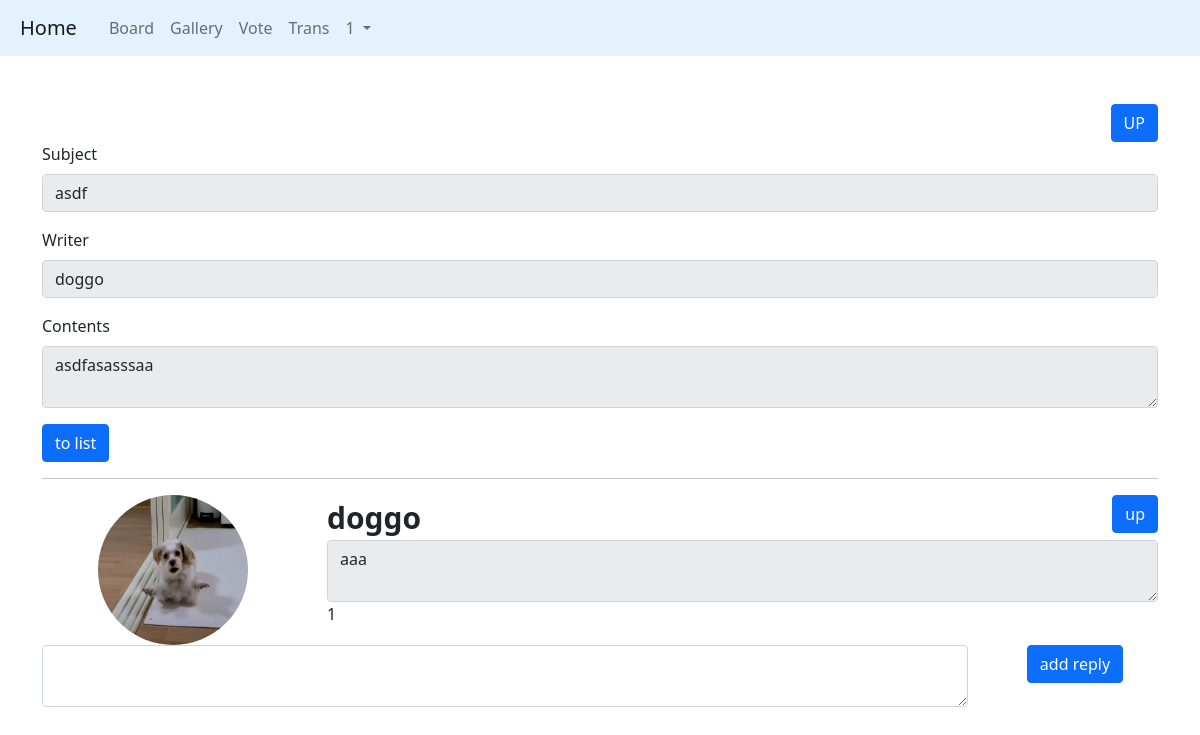
Page /board/detail/2 (signed in) on the committed database.
### acc/models.py (models this page shows)
class User(AbstractUser):
    nickname = models.CharField(max_length=100)
    age = models.IntegerField(default=0)
    comment = models.TextField(blank=True)
    pic = models.ImageField(upload_to="user/%y/%m", default="none.png")
    point = models.IntegerField(default=0)

### bd/models.py (models this page shows, shortened)
class Board(models.Model):
    subject = models.CharField(max_length=100)
    writer = models.CharField(max_length=50)
    content = models.TextField()
    up = models.ManyToManyField(User, blank=True)

class Reply(models.Model):
    subject = models.ForeignKey(Board, on_delete=models.CASCADE)
    replyer = models.CharField(max_length=100)
    replyer_pic = models.ImageField()
    comment = models.TextField()
    agree = models.ManyToManyField(User, blank=True)

### bd/views.py (the view)
# urls.py: path('detail/<num>', views.detail, name="detail"),
def detail(request, num):
    b = Board.objects.get(id=num)
    r = b.reply_set.all()
    context={
        'con' : b,
        'rep' : r
    }
    return render(request, "bd/detail.html", context)

### template/bd/detail.html (shortened to what this page needs)
{% extends 'index.html' %}
{% block content %}
    <div class="container mt-5 mb-5">
        <div class="text-end">
            {% if user in con.up.all %}
                <a href="{% url 'board:up' con.id 'down'%}">
                    <button class="btn btn-danger">DOWN</button>
                </a>
            {% else %}
                <a href="{% url 'board:up' con.id 'up'%}">
                    <button class="btn btn-primary">UP</button>
                </a>
            {% endif %}
        </div>
        <div class="mb-3">
            <label for="exampleInputEmail1" class="form-label">Subject</label>
            <input type="text" disabled value="{{ con.subject }}" class="form-control" id="exampleInputEmail1" aria-describedby="emailHelp">
        </div>
        <div class="mb-3">
            <label for="exampleInputEmail1" class="form-label">Writer</label>
            <input type="text" disabled value="{{ con.writer }}" class="form-control" id="exampleInputEmail1" aria-describedby="emailHelp">
        </div>
        <div class="mb-3">
            <label for="exampleInputEmail1" class="form-label">Contents</label>
            <textarea disabled class="form-control">{{ con.content }}</textarea>
        </div>
        <div class="text-start"><a href="{% url 'board:index' %}"><button class="btn btn-primary">to list</button></a></div>
        <hr>
        {% for i in rep %}
            <div class="row mb-3" height="150px">
                <div class="col-lg-3 text-center">
                    <img src="{{ i.replyer_pic.url}}" class="rounded-circle col" height="150px" width="150px">
                </div>
                <div class="col-lg-9">
                    <span style="font-weight: bold; font-size: 30px;">{{i.replyer}}</span>
                    <span style="float: right;">
                    {% if user in i.agree.all %}
                        <a href="{% url 'board:rep_up' con.id i.id 'down'%}"><button class="btn btn-danger">down</button></a>
                    {% else %}
                        <a href="{% url 'board:rep_up' con.id i.id 'up'%}"><button class="btn btn-primary">up</button></a>
                    {% endif %}
                    </span>
                    <textarea class="form-control" disabled>{{i.comment}}</textarea>
                    {{ i.agree.all.count }}
                </div>
        {% endfor %}
        <form method="POST" action="{% url 'board:create_reply' con.id %}">
            <div class="row text-center">
                <div class="col-lg-10">
                    <textarea name="comment" class="form-control"></textarea>
                </div>
                <div class="col-lg-2">
                    <button class="btn btn-primary">add reply</button>
                </div>
            </div>
        </form>
    </div>
{% endblock %}

### template/index.html (shortened to what this page needs)
<!doctype html>
<html lang="en">
  <head>
    <link href="https://cdn.jsdelivr.net/npm/bootstrap@5.1.1/dist/css/bootstrap.min.css" rel="stylesheet">
  </head>
  <body>
    {%if request.user.is_authenticated%}
    <nav class="navbar navbar-expand-lg navbar-light" style="background-color: #e3f2fd;">
        <div class="container-fluid">
            <div class="" id="navbarSupportedContent">
                <ul class="navbar-nav me-auto mb-2 mb-lg-0">
                    <li class="nav-item">
                        <a class="nav-link active navbar-brand" aria-current="page" href="{% url 'acc:index' %}">Home</a>
                    </li>
                    <li class="nav-item">
                        <a class="nav-link" aria-current="page" href="{% url 'board:index' %}">Board</a>
                    </li>
                    <li class="nav-item">
                        <a class="nav-link" aria-current="page" href="{% url 'acc:signup' %}">Gallery</a>
                    </li>
                    <li class="nav-item">
                        <a class="nav-link" aria-current="page" href="{% url 'vote:index' %}">Vote</a>
                    </li>
                    <li class="nav-item">
                        <a class="nav-link" aria-current="page" href="{% url 'trans:index' %}">Trans</a>
                    </li>
                    <li class="nav-item dropdown">
                        <a class="nav-link dropdown-toggle" href="#" id="navbarDropdown" role="button" data-bs-toggle="dropdown" aria-expanded="false">
                            {{ user.username }}
                        </a>
                    </li>
            </div>
        </div>
    </nav>
    {%endif%}
    {% block content %}{% endblock %}
  </body>
</html>

### rows in the picture
User: username "1"
Board: subject "asdf", writer "doggo", content "asdfasasssaa"
Reply: replyer_pic (picture), replyer "doggo", shows "up", comment "aaa", agree.all.count "1"
